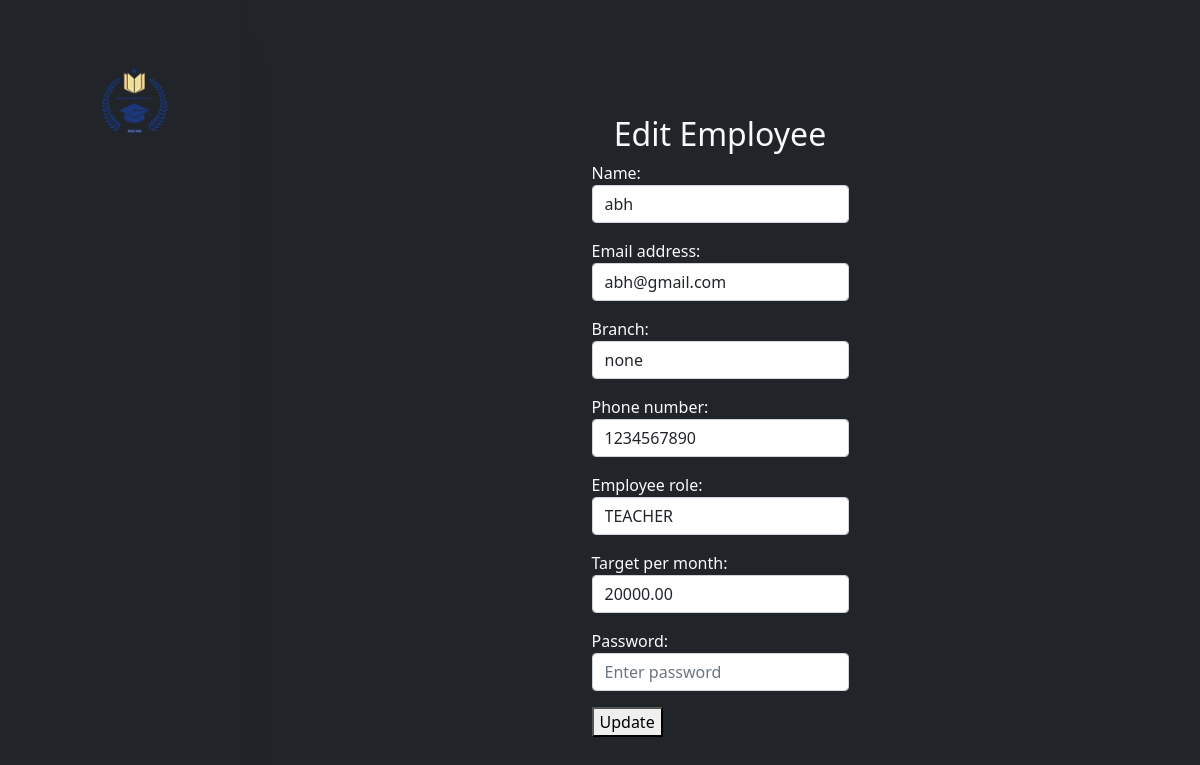
/edit_create_employee/10/, run on the app's committed database.
### appcollage/models.py (models this page shows, shortened)
class User(AbstractBaseUser):
    name = models.CharField(max_length=100,null=True,blank=True)
    email = models.EmailField( verbose_name='email address',max_length=40,unique=True)
    date_joined= models.DateTimeField(auto_now_add=True)
    is_active = models.BooleanField(default=True,null=True,blank=True)
    is_staff = models.BooleanField(default=False,null=True,blank=True)
    is_admin = models.BooleanField(default=False,null=True,blank=True)
    is_superuser = models.BooleanField(default=False,null=True,blank=True)
    is_employee = models.BooleanField(default=True,null=True,blank=True)
    branch =  models.ForeignKey(Branch_Management,on_delete=models.CASCADE,null=True,blank=True)
    phone_number = models.CharField(max_length=20,null=True,blank=True)
    employee_role = models.ForeignKey(Employee_role,on_delete=models.CASCADE,null=True,blank=True)
    target_per_month = models.DecimalField(max_digits=10, decimal_places=2,null=True,blank=True)
    objects = UserManager()
    USERNAME_FIELD = 'email'
    REQUIRED_FIELDS = ['name']

class Employee_role (models.Model):
    employee_role = models.CharField(max_length=100,null=True,blank=True)
    def __str__(self):
        return f'{self.employee_role}'

### appcollage/views.py (the view)
# urls.py: path('edit_create_employee/<int:pk>/', views.edit_create_employee, name='edit_create_employee'),
def edit_create_employee(request, pk):
 task = User.objects.get(pk=pk)
 if request.method == 'POST':
     form = Create_Employee_fm(request.POST, instance=task)
     if form.is_valid():
         form.save()
         return redirect('ceresult')
 else:
     form = Create_Employee_fm(instance=task)
 return render(request, 'ceedit.html', {'form': form, 'task': task})

### appcollage/forms.py (shortened to what this page needs)
class Create_Employee_fm(forms.ModelForm):
    password = forms.CharField(label='Password', widget=forms.PasswordInput(attrs={'class': 'form-control', 'placeholder': 'Enter password'}))
    class Meta:
        model = User
        fields = ['name', 'email', 'branch', 'phone_number', 'employee_role', 'target_per_month', 'password']
        widgets = {
            'name': forms.TextInput(attrs={'class': 'form-control', 'placeholder': 'Enter name'}),
            'email': forms.EmailInput(attrs={'class': 'form-control', 'placeholder': 'Enter email'}),
            'branch': forms.Select(attrs={'class': 'form-control'}),  # Assuming branch is a ForeignKey field
            'phone_number': forms.TextInput(attrs={'class': 'form-control', 'placeholder': 'Enter phone number'}),
            'employee_role': forms.Select(attrs={'class': 'form-control'}),  # Assuming employee_role is a ForeignKey field
            'target_per_month': forms.NumberInput(attrs={'class': 'form-control', 'step': '0.01'}),
        }

### appcollage/models.py (called while the page is built)
    def __str__(self):
        return f'{self.branch_management}'

### appcollage/templates/ceedit.html (shortened to what this page needs)
{% extends 'dash.html' %}
{% block content %}
<h2 class="text-center text-light">Edit Employee</h2>
<div style="width: 100%;display: flex;justify-content: center;height: 100%;align-items: center;">
<form class="text-light" method="post">
  {{ form.as_p }}
  <button type="submit">Update</button>
</form>
  </div>
{% endblock %}

### data on the page
User: name "abh", email "abh@gmail.com", branch "none", phone_number "1234567890", target_per_month "20000.00"
Employee_role: employee_role "TEACHER"
